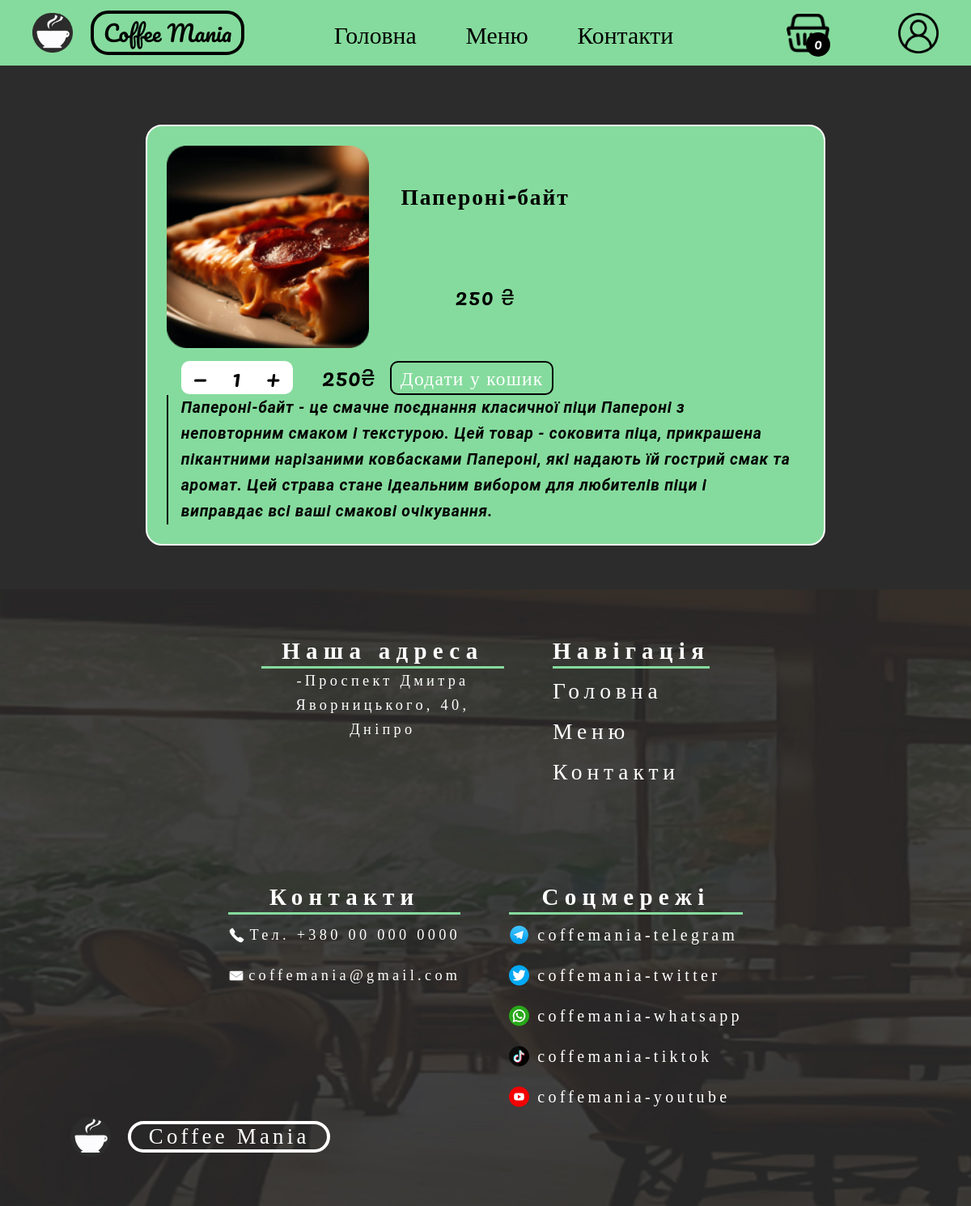
Page /menu/1 on the committed database.
### shop/models.py (models this page shows, shortened)
class Product(models.Model):
    name = models.CharField(max_length=255)
    image = models.ImageField(upload_to= "products")
    description = models.TextField()
    price = models.CharField(max_length=255)
    def get_absolute_url(self):
        return reverse('product', kwargs = {'product_pk': self.pk})

### shop/views.py (the view, shortened to what this page needs)
# urls.py: path('menu/<product_pk>', show_product, name = 'product'),
def show_product(request, product_pk):
    product = get_object_or_404(Product, pk=product_pk)
    return render(request, 'product/product.html', context={'product': product})

### ordering/views.py (called while the page is built)
def is_user_registered(session_key):
    try:
        session = Session.objects.get(session_key=session_key)
        user_id = session.get_decoded().get("_auth_user_id")
        user = User.objects.filter(pk=user_id).first()
        return user
    except Session.DoesNotExist:
        return None

### user_interface/context_processors.py (called while the page is built)
def product_count(request):
    session_key = request.session.session_key
    if is_user_registered(session_key):
        user = is_user_registered(session_key)
        products_in_basket = len(ProductInBasket.objects.filter(user=user))
    else:
        products_in_basket = len(ProductInBasket.objects.filter(session_key=session_key))
    return {'product_count': products_in_basket}

### shop/templates/product/product.html (shortened to what this page needs)
{% extends 'base/base.html' %}
{% load static %}
{% block css %}
<link rel="stylesheet" href="{% static 'product/product.css' %}">{% endblock %}
{% block content %}
<div class="product_content">
    <div class="product-row">
        <div class="product-main">
            <div class="product-info-div">
                <img src="{{ product.image.url }}" alt="{{ product.name }}">
                <div class="product-name-price">
                    <h2>{{ product.name }}</h2>
                    <p class="product-price">{{ product.price }} <span>&#8372</span> </p>
                </div>
            </div>
            <form method="post" id="basket_form">
                <div class="product-amount-totalprice">
                    <p class="product-amount-main">
                        <span data-value="-1" class="change-amount-main minus-main">&minus;</span>
                        <span class="amount">1</span>
                        <span data-value="+1" class="change-amount-main plus-main">&plus;</span>
                    </p>
                    <p class="product-totalprice"><span>{{ product.price }}</span>&#8372</p>
                </div>
                <button class="add-product-button" value="{{ product.get_absolute_url }}">Додати у кошик</button>
            </form>
        </div>
        <div class="product-description">
            <p>{{ product.description }}</p>
        </div>
    </div>
</div>
{% endblock %}

### user_interface/static/base/base.css (style rules this page uses)
* { margin: 0; padding: 0; box-sizing: border-box; }
body { overflow-x: hidden; }

### shop/static/product/product.css (style rules this page uses)
.product_content { display: flex; align-items: center; justify-content: center; background: #2c2c2c; width: 100vw; min-height: 91vh; padding: 5vh 0; font-family: 'Pacifico'; font-style: normal; font-weight: 400; letter-spacing: 0.05em; color: #000000; }
.product-row { margin-top: 100px; display: flex; flex-direction: column; width: 70vw; background: #85DB9D; border: 2px solid white; border-radius: 20px; padding: 2%; align-items: center; }
.product-main { display: flex; flex-direction: row; width: 100%; }
.product-info-div { display: flex; width: 70%; margin-bottom: 2%; }
.product-info-div img { height: 250px; border-radius: 20px; }
.product-name-price { display: flex; flex-direction: column; align-items: center; justify-content: space-around; margin-left: 5%; }
.product-name-price h2 { display: flex; text-align: center; letter-spacing: 0.07em; font-size: calc(20px + 12 * (100vw/1920)); }
.product-name-price p { font-family: 'Pacifico'; font-style: normal; font-weight: 400; text-align: center; letter-spacing: 0.05em; color: #000000; font-size: calc(20px + 12 * (100vw/1920)); }
.product-name-price p span { font-family: 'Roboto'; font-style: normal; }
.product-description { font-family: 'Roboto'; font-weight: 700; font-style: italic; font-size: calc(15px + 7 * (100vw/1920)); line-height: 4vh; border-left: 2px solid black; padding: 0 2%; }
#basket_form { display: flex; flex-direction: column; justify-content: center; align-items: center; width: 30%; }
.product-amount-totalprice { display: flex; width: 60%; justify-content: space-between; }
.product-amount-main { background: white; border-radius: 10px; font-size: calc(20px + 12 * (100vw/1920)); padding: 0 5%; display: flex; justify-content: space-between; width: 60%; height: fit-content; line-height: 1.5em; user-select: none; }
.change-amount-main { cursor: pointer; }
.product-totalprice { font-family: 'Roboto'; font-size: calc(20px + 14 * (100vw/1920)); }
.product-totalprice span { font-family: 'Pacifico'; }
.add-product-button { font-family: 'Pacifico'; font-size: calc(16px + 12 * (100vw/1920)); letter-spacing: 0.05em; color: white; background: none; border-radius: 10px; border: 2px solid black; cursor: pointer; transition: 0.3s; padding: 1% 2%; }
@media screen and (max-width: 1280px) { .product-main { flex-direction: column; } }
@media screen and (max-width: 1280px) { #basket_form { flex-direction: row; width: 70%; margin: 0; justify-content: start; } }
@media screen and (max-width: 1280px) { .product-amount-main { width: 50%; } }
@media screen and (max-width: 1280px) { .product-amount-totalprice { width: 50%; justify-content: space-around; align-items: center; } }
@media screen and (max-width: 1280px) { .product-info-div { width: 100%; } }

### rows in the picture
Product: image (picture), name "Папероні-байт", price "250", description "Папероні-байт - це смачне поєднання класичної піци Папероні з неповторним смаком і текстурою. Цей товар - соковита піца, прикрашена пікантними нарізаними ковбасками Папероні, які надають їй гострий смак та аромат. Цей страва стане ідеальним вибором для любителів піци і виправдає всі ваші смакові очікування."

### other values in the picture
{{ product_count }} "0"
